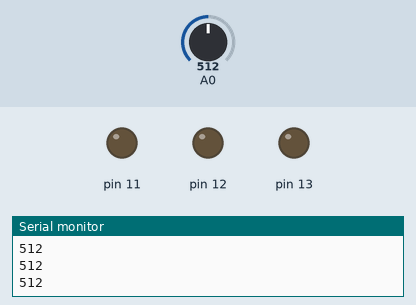
This sketch was run on a simulated Arduino Uno, built with avr-gcc and run on an emulated ATmega328P. Shown: output pins drawn as LEDs (lit = HIGH), the last lines printed to the serial monitor. The test bench sets the inputs (shaded band); at power-on: A0 = 512.

Above: at 1.2 s.
1.3 s: A0 set to 11
2.8 s: A0 set to 8
At 4.0 s:
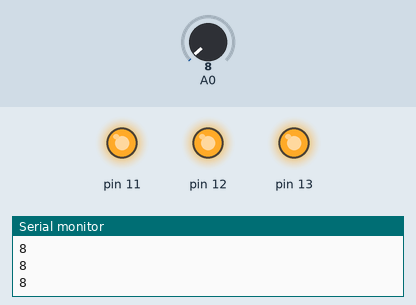
4.3 s: A0 set to 122
At 5.4 s:
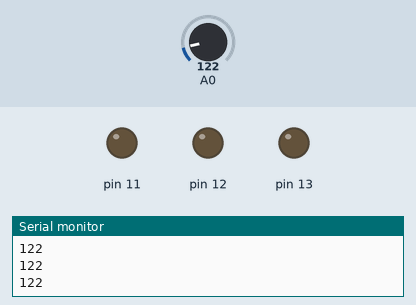
5.9 s: A0 set to 0
At 6.7 s:
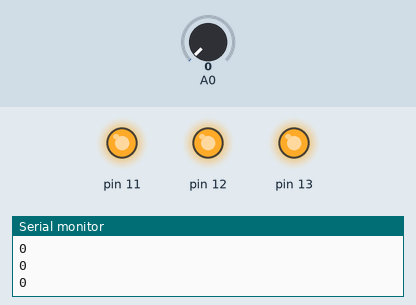
Timing chart, 0 to 8.5 s (numbered marks = the images above; inputs shaded):
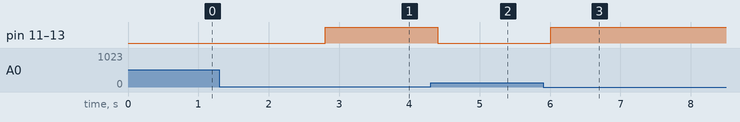

Measured:
- the behaviour switches between 10 and 9 on A0 (found by bisection; images 0 and 1)
- after the input at 2.8 s, pin 11–13: LOW → HIGH at once
- after the input at 4.3 s, pin 11–13: HIGH → LOW after 0.11 s
- after the input at 5.9 s, pin 11–13: LOW → HIGH after 0.11 s

The sketch:

sistema_semaforico.ino
```cpp
//il sistema fotosensore

void setup() {
  pinMode(13, OUTPUT);
  pinMode(12, OUTPUT);
  pinMode(11, OUTPUT);
  pinMode(7, INPUT);
  Serial.begin(9600);
}

void loop() {
  int v = analogRead(A0);

  Serial.println(v);
  if (v < 10) {
    digitalWrite(13, HIGH);
    digitalWrite(12, HIGH);
    digitalWrite(11, HIGH);
  } else {
    digitalWrite(13, LOW);
    digitalWrite(12, LOW);
    digitalWrite(11, LOW);
  }
  delay(200);
}
```
